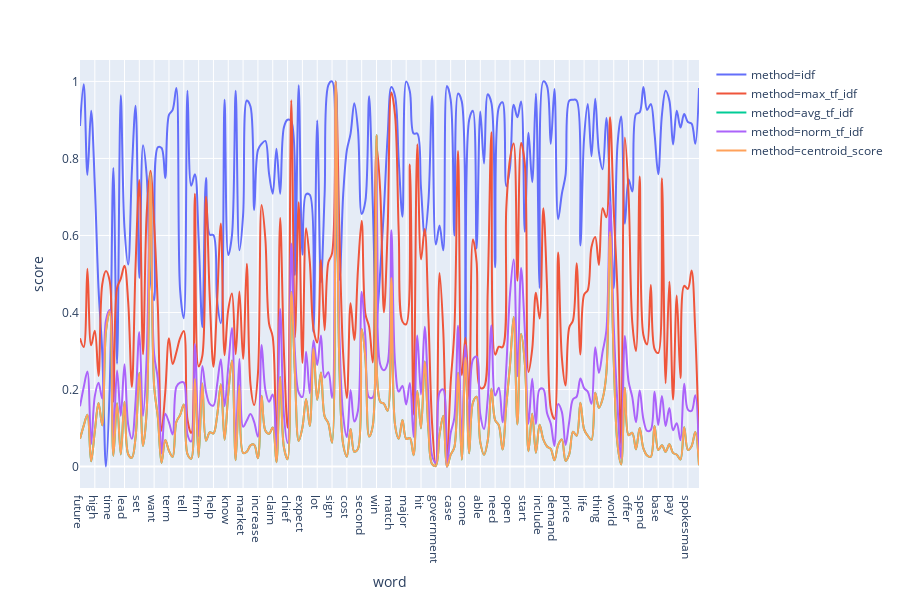

Notebook cell for this chart:
### Code cell
fig = px.line(
    df, x="word", y="score", color="method", line_group="method", hover_name="method",
        line_shape="spline", render_mode="svg")
fig.show()

### Figure 1 — Plotly figure (JSON) as saved in the notebook; plotly's stock layout.template omitted (floating-point values rounded to 4 significant figures; data arrays with more than 128 entries replaced by an {"elided": "..."} marker saying what was removed)
{"data": [{"hoverlabel": {"namelength": 0}, "hovertemplate": "<b>%{hovertext}</b><br><br>method=idf<br>word=%{x}<br>score=%{y}", "hovertext": {"elided": "168 str values"}, "legendgroup": "method=idf", "line": {"color": "#636efa", "dash": "solid", "shape": "spline"}, "mode": "lines", "name": "method=idf", "showlegend": true, "type": "scatter", "x": {"elided": "168 str values"}, "xaxis": "x", "y": {"elided": "168 float values"}, "yaxis": "y"}, {"hoverlabel": {"namelength": 0}, "hovertemplate": "<b>%{hovertext}</b><br><br>method=max_tf_idf<br>word=%{x}<br>score=%{y}", "hovertext": {"elided": "168 str values"}, "legendgroup": "method=max_tf_idf", "line": {"color": "#EF553B", "dash": "solid", "shape": "spline"}, "mode": "lines", "name": "method=max_tf_idf", "showlegend": true, "type": "scatter", "x": {"elided": "168 str values"}, "xaxis": "x", "y": {"elided": "168 float values"}, "yaxis": "y"}, {"hoverlabel": {"namelength": 0}, "hovertemplate": "<b>%{hovertext}</b><br><br>method=avg_tf_idf<br>word=%{x}<br>score=%{y}", "hovertext": {"elided": "168 str values"}, "legendgroup": "method=avg_tf_idf", "line": {"color": "#00cc96", "dash": "solid", "shape": "spline"}, "mode": "lines", "name": "method=avg_tf_idf", "showlegend": true, "type": "scatter", "x": {"elided": "168 str values"}, "xaxis": "x", "y": {"elided": "168 float values"}, "yaxis": "y"}, {"hoverlabel": {"namelength": 0}, "hovertemplate": "<b>%{hovertext}</b><br><br>method=norm_tf_idf<br>word=%{x}<br>score=%{y}", "hovertext": {"elided": "168 str values"}, "legendgroup": "method=norm_tf_idf", "line": {"color": "#ab63fa", "dash": "solid", "shape": "spline"}, "mode": "lines", "name": "method=norm_tf_idf", "showlegend": true, "type": "scatter", "x": {"elided": "168 str values"}, "xaxis": "x", "y": {"elided": "168 float values"}, "yaxis": "y"}, {"hoverlabel": {"namelength": 0}, "hovertemplate": "<b>%{hovertext}</b><br><br>method=centroid_score<br>word=%{x}<br>score=%{y}", "hovertext": {"elided": "168 str values"}, "legendgroup": "method=centroid_score", "line": {"color": "#FFA15A", "dash": "solid", "shape": "spline"}, "mode": "lines", "name": "method=centroid_score", "showlegend": true, "type": "scatter", "x": {"elided": "168 str values"}, "xaxis": "x", "y": {"elided": "168 float values"}, "yaxis": "y"}], "layout": {"height": 600, "legend": {"tracegroupgap": 0}, "margin": {"t": 60}, "xaxis": {"anchor": "y", "domain": [0, 1], "title": {"text": "word"}}, "yaxis": {"anchor": "x", "domain": [0, 1], "title": {"text": "score"}}}}
